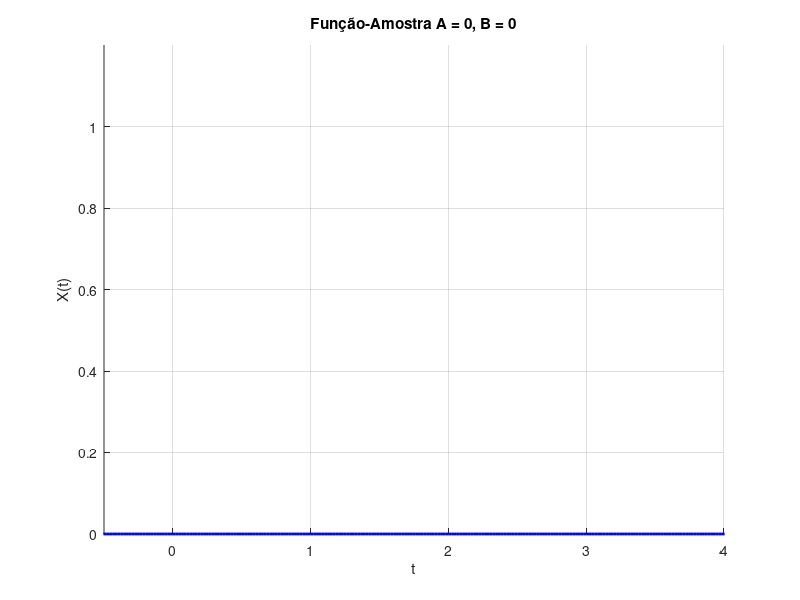
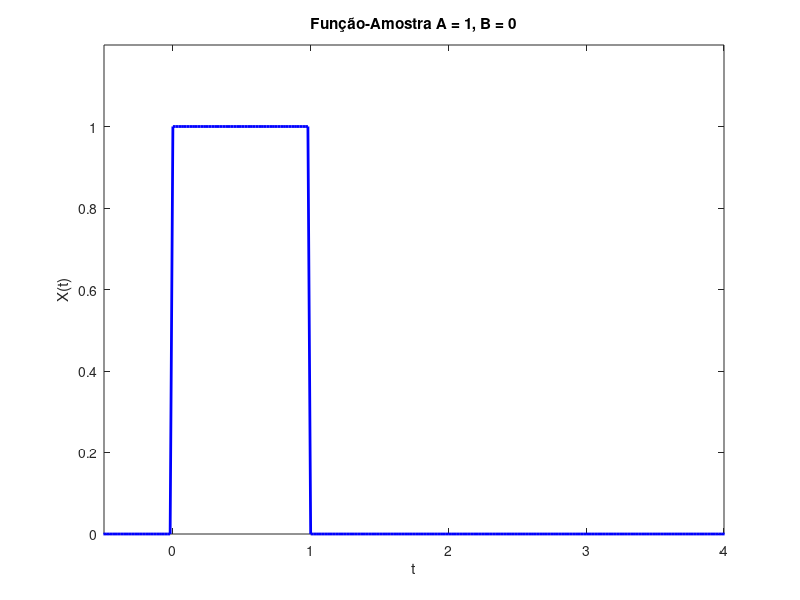
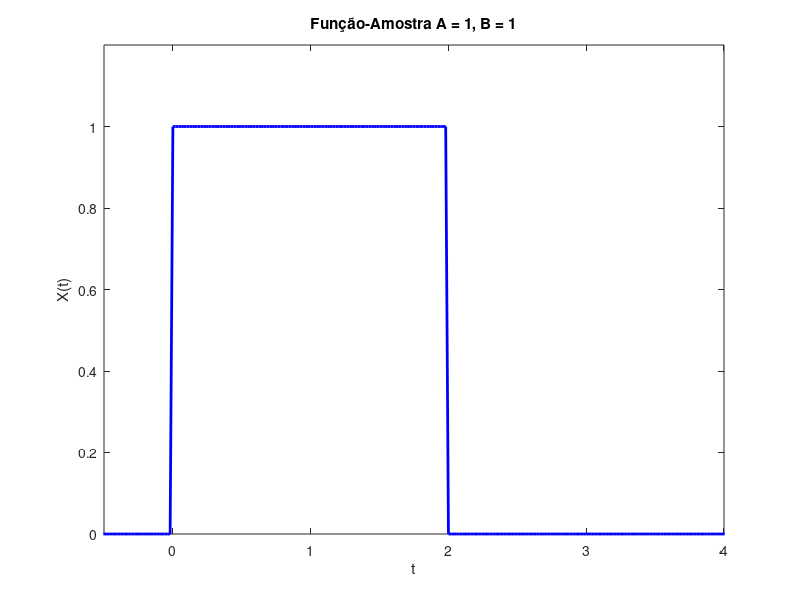
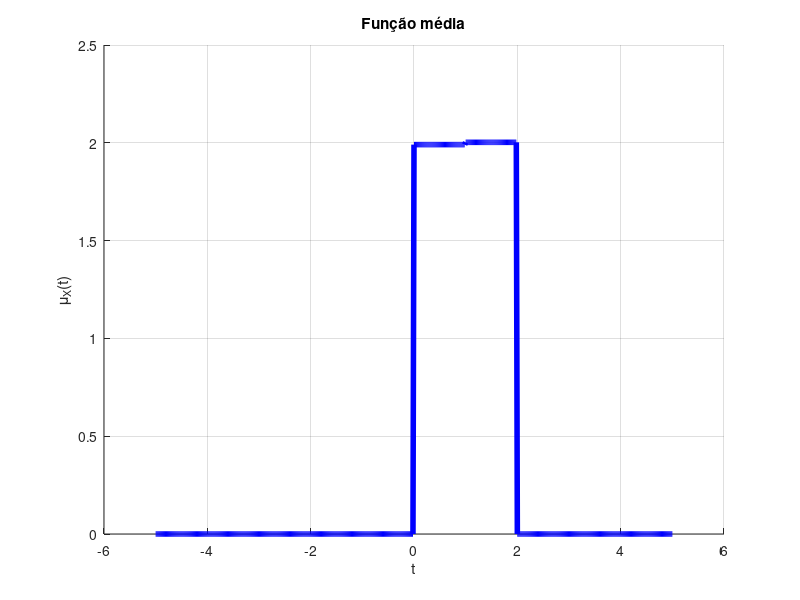

Here is the MATLAB script that generated these plots, in order:
%*8.* Considere o processo estocástico
%$X(t) = A "rect"(t-2) + B"rect"(t-3/2)$ onde A e B são variáveis aleatórias independentes, ambas uniformemente distribuídas sobre o intervalo real [0,4].
%(a) Determine e esboce três possíveis realizações (funções-amostra) do processo, à sua escolha.
%(b) Determine e esboce a função média de $X(t)$.
%(c) Determine a função autocovariância de $X(t)$.

close all; clear all; clc;

N = 10000;  % Número de experimentos probabilísticos
dt = 0.02;  % Passo do tempo
t = -5: dt :5;
t1 = t; t2 = t;
Nt = length(t);


%(a) Determine e esboce três possíveis realizações (funções-amostra) do processo, à sua escolha.

A0 = 0;
B0 = 0;
A0B0 = A0 * (0 <= t & t < 1) + ...
       B0 * (1 <= t & t < 2);

figure; grid on; hold on;
plot(t, A0B0, 'b', 'LineWidth', 2);
title('Função-Amostra A = 0, B = 0');
xlabel('t'); ylabel('X(t)');
ylim([0 1.2]);
xlim([-0.5 4]);

A1 = 1;

A1B0 = A1 * (0 <= t & t < 1) + ...
       B0 * (1 <= t & t < 2);
figure;
plot(t, A1B0, 'b', 'LineWidth', 2);
title('Função-Amostra A = 1, B = 0');
xlabel('t'); ylabel('X(t)');
ylim([0 1.2]);
xlim([-0.5 4]);



B1 = 1;

A1B1 = A1 * (0 <= t & t < 1) + ...
       B1 * (1 <= t & t < 2);
figure;
plot(t, A1B1, 'b', 'LineWidth', 2);
title('Função-Amostra A = 1, B = 1');
xlabel('t'); ylabel('X(t)');
ylim([0 1.2]);
xlim([-0.5 4]);

%(b) Determine e esboce a função média de $X(t)$.
X = zeros(N, Nt);
for i = 1 : N
  A = rand() * 4;
  B = rand() * 4;
  
  X(i, :) = A * (0 <= t & t < 1) + ...
            B * (1 <= t & t < 2);
end

muX_sim = mean(X);
muX_teo = 2 * (0 <= t & t < 2);

figure; grid on; hold on;
plot(t, muX_sim, 'b', 'LineWidth', 4);
%plot(t, muX_teo, 'b--', 'LineWidth', 2);
title('Função média'); xlabel('t'); ylabel('\mu_X(t)');
